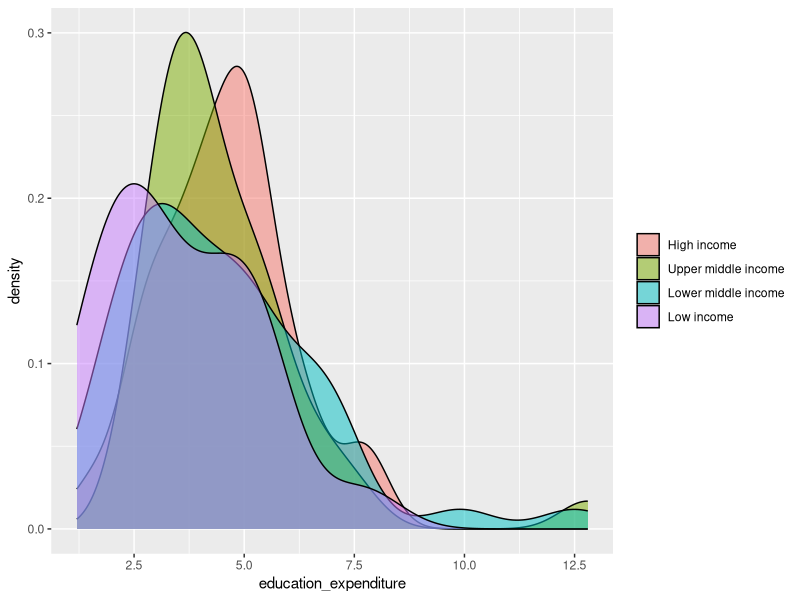
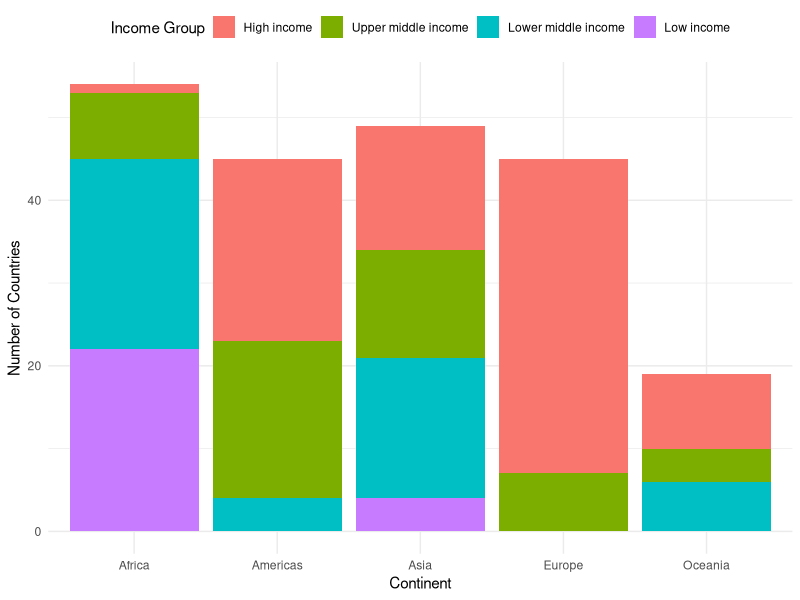
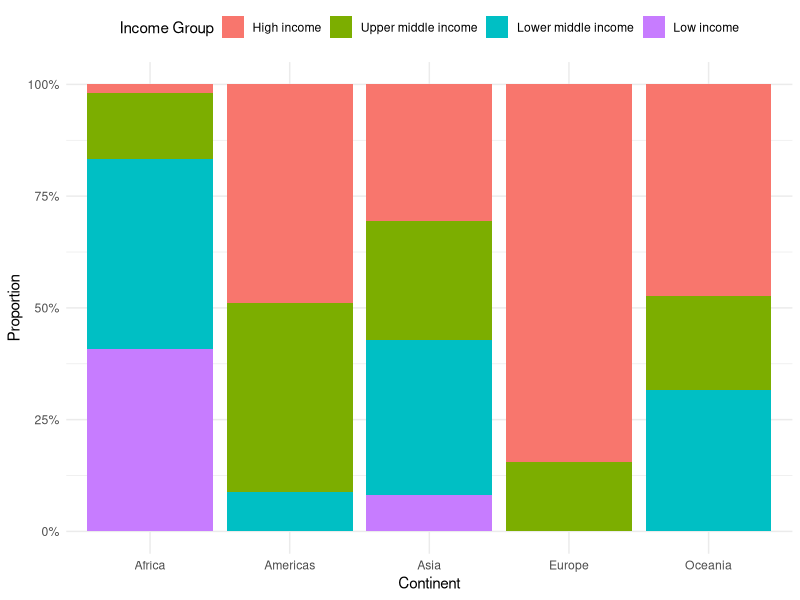
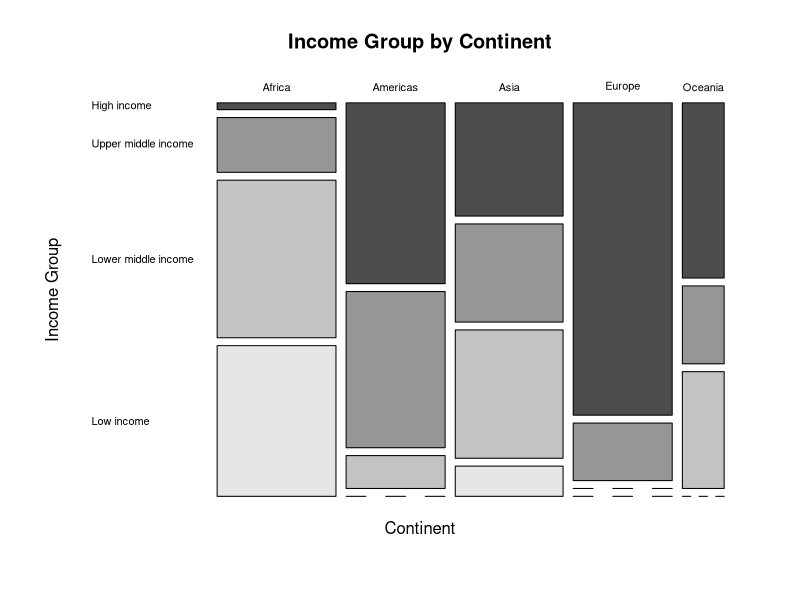
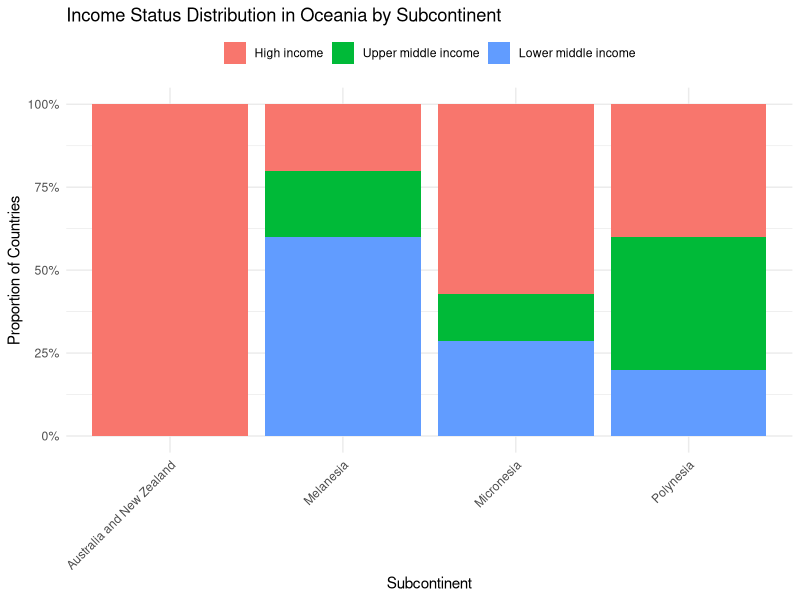
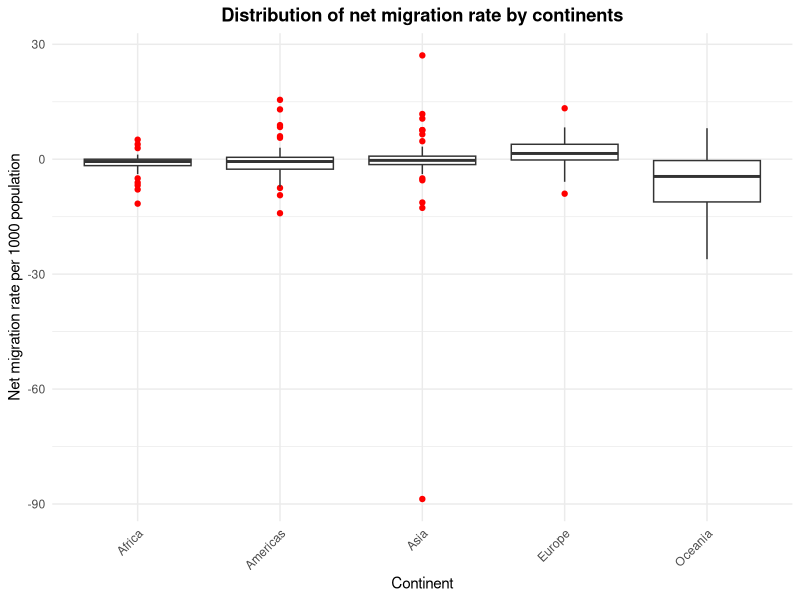
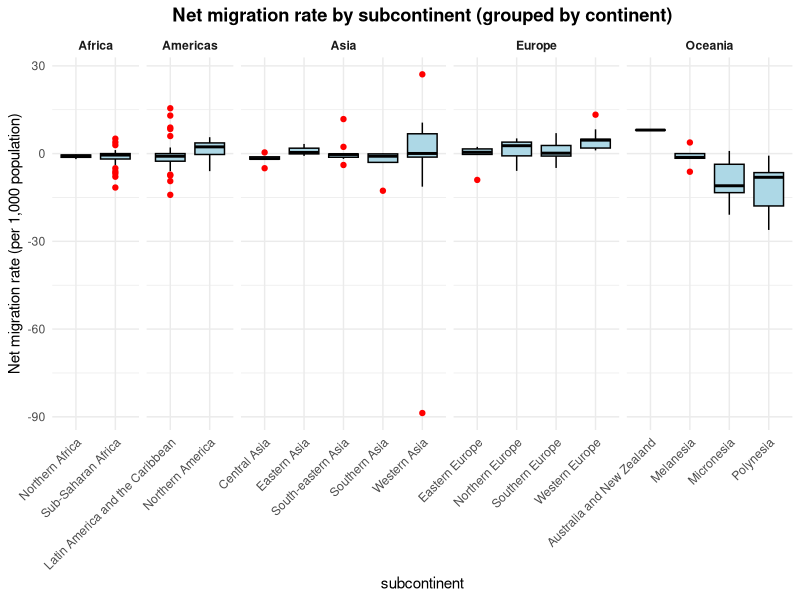
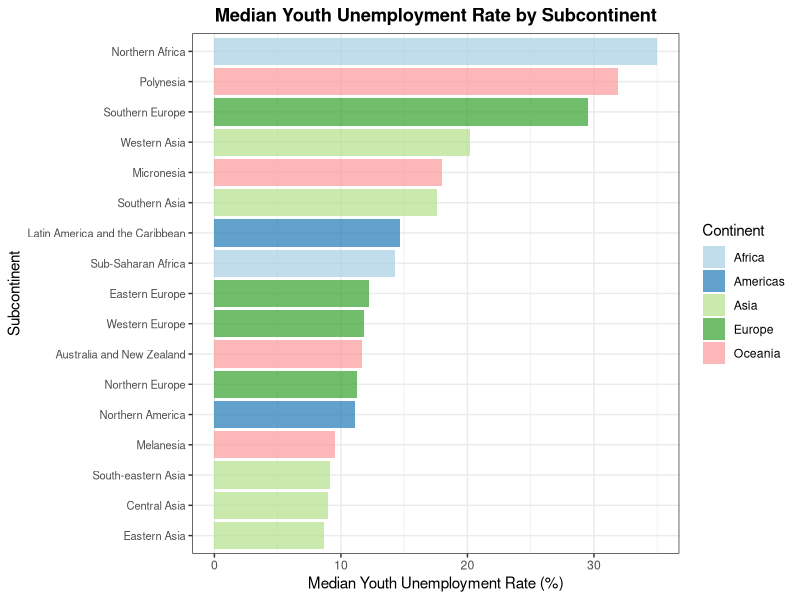

These figures' R source, in order:
## ---- chunk 1
knitr::opts_chunk$set(echo = FALSE)
## ---- chunk 2
library(ggplot2)
library(dplyr)
library(forcats)
## ---- chunk 3
data_case_study2 <- read.csv("world_data_2020_tidy.csv", header = TRUE, sep = ";")
head(data_case_study2)
nrow(data_case_study2)
data_case_study2 <- data_case_study2[data_case_study2$income_group != ".", ]
nrow(data_case_study2)
## ---- chunk 4
# transforming variables to numeric values
data_case_study2$education_expenditure <- as.numeric(gsub(",", ".", data_case_study2$education_expenditure))
data_case_study2$net_migration_rate <- as.numeric(gsub(",", ".", data_case_study2$net_migration_rate))
data_case_study2$youth_unempl_rate <- as.numeric(gsub(",", ".", data_case_study2$youth_unempl_rate))
nrow(data_case_study2)

# ordering income groups like in task
data_case_study2$income_group <- factor(
  data_case_study2[["income_group"]],
  levels = c("High income", "Upper middle income", "Lower middle income", "Low income")
)

# density plot
ggplot(data_case_study2, aes(x = education_expenditure, fill = income_group)) +
  geom_density(color = "black", alpha = 0.5) +
  scale_fill_discrete(name = NULL) 
  labs(x = "Education expenditure in % of GDP") +
  theme(
    legend.position = "top",
    legend.justification = "center",
    legend.title = element_blank()
  )
## ---- chunk 5
# stacked barplot with absolute frequencies with removed title of legend
ggplot(data_case_study2, aes(x = continent.x, fill = income_group)) +
  geom_bar(position = "stack") +
  labs(x = "Continent", y = "Number of Countries", fill = "Income Group") +
  theme_minimal() +
  theme(legend.position = "top")
## ---- chunk 6
# stacked barplot with relative frequencies with removed title of legend
ggplot(data_case_study2, aes(x = continent.x, fill = income_group)) +
  geom_bar(position = "fill") +
  labs(x = "Continent", y = "Proportion", fill = "Income Group") +
  scale_y_continuous(labels = scales::percent) +
  theme_minimal() +
  theme(legend.position = "top")
## ---- chunk 7
# contingency table for mosaic plot
tbl <- table(data_case_study2$continent.x, data_case_study2$income_group)

# mosaic plot
mosaicplot(tbl, main = "Income Group by Continent", xlab = "Continent", ylab = "Income Group", color = TRUE, las = 1)
## ---- chunk 8
# creating oceania  dataset
oceania_data <- data_case_study2 %>% 
  filter(continent.x == "Oceania", !is.na(subcontinent.x), !is.na(income_group))

# ordering incpome group data
oceania_data$income_group <- factor(oceania_data$income_group,
                                    levels = c("High income", "Upper middle income", 
                                               "Lower middle income", "Low income"))

# plotting relative frequencies of income group distribution
ggplot(oceania_data, aes(x = subcontinent.x, fill = income_group)) +
  geom_bar(position = "fill") +
  scale_y_continuous(labels = scales::percent_format()) +
  labs(x = "Subcontinent", 
       y = "Proportion of Countries", 
       fill = "Income Group",
       title = "Income Status Distribution in Oceania by Subcontinent") +
  theme_minimal() +
  theme(legend.position = "top",
        legend.title = element_blank(),
        axis.text.x = element_text(angle = 45, hjust = 1))
## ---- chunk 9
data_box <- data_case_study2 %>%
  filter(!is.na(continent.x), !is.na(net_migration_rate))

# boxplott by continent
ggplot(data_box, aes(x = continent.x, y = net_migration_rate)) +
  geom_boxplot(outlier.color = "red") +
  labs(
    title = "Distribution of net migration rate by continents",
    x = "Continent",
    y = "Net migration rate per 1000 population"
  ) +
  theme_minimal() +
  theme(
    axis.text.x = element_text(angle = 45, hjust = 1),
    plot.title = element_text(face = "bold", hjust = 0.5)
  )

asia_data <- data_box %>% filter(continent.x == "Asia")

# calc iqr ranges
q1 <- quantile(asia_data$net_migration_rate, 0.25, na.rm = TRUE)
q3 <- quantile(asia_data$net_migration_rate, 0.75, na.rm = TRUE)
iqr <- q3 - q1

lower_bound <- q1 - 1.5 * iqr
upper_bound <- q3 + 1.5 * iqr

# investigate outliers
asia_outliers <- asia_data %>%
  filter(net_migration_rate < lower_bound | net_migration_rate > upper_bound)

# biggest positive and negative outlier
asia_outliers %>%
  arrange(net_migration_rate) %>%
  select(country.x, net_migration_rate) %>%
  slice(c(1, n()))
## ---- chunk 10
migration_data <- data_case_study2 %>%
  filter(!is.na(continent.x), !is.na(subcontinent.x), !is.na(net_migration_rate))

# boxplott by subcontinent
ggplot(migration_data, aes(x = subcontinent.x, y = net_migration_rate)) +
  geom_boxplot(fill = "lightblue", color = "black", outlier.color = "red") +
  facet_grid(. ~ continent.x, scales = "free_x", space = "free_x") +
  labs(
    title = "Net migration rate by subcontinent (grouped by continent)",
    x = "subcontinent",
    y = "Net migration rate (per 1,000 population)"
  ) +
  theme_minimal() +
  theme(
    axis.text.x = element_text(angle = 45, hjust = 1),
    strip.text.x = element_text(face = "bold"),
    plot.title = element_text(face = "bold", hjust = 0.5)
  )
## ---- chunk 11
# Calculate median youth unemployment rate per subcontinent
median_unemployment_subcontinent <- data_case_study2 %>%
  filter(!is.na(subcontinent.x) & !is.na(youth_unempl_rate) & !is.na(continent.x)) %>%
  group_by(continent.x, subcontinent.x) %>%
  summarise(median_youth_unemployment = median(youth_unempl_rate, na.rm = TRUE), .groups = 'drop')

# Create the bar plot
ggplot(median_unemployment_subcontinent, aes(x = median_youth_unemployment, y = fct_reorder(subcontinent.x, median_youth_unemployment))) +
  geom_bar(aes(fill = continent.x), stat = "identity", alpha = 0.7) +
  scale_fill_brewer(palette = "Paired") + # Another example of a colorblind-friendly palette
  labs(
    title = "Median Youth Unemployment Rate by Subcontinent",
    x = "Median Youth Unemployment Rate (%)",
    y = "Subcontinent",
    fill = "Continent"
  ) +
  theme_bw() +
  theme(
    plot.title = element_text(face = "bold", hjust = 0.5),
    axis.text.y = element_text(size = 8) # Adjust y-axis text size if needed
  )
## ---- chunk 12
# Calculate median youth unemployment rate per subcontinent
median_unemployment_subcontinent <- data_case_study2 %>%
  filter(!is.na(subcontinent.x) & !is.na(youth_unempl_rate) & !is.na(continent.x)) %>%
  group_by(continent.x, subcontinent.x) %>%
  summarise(median_youth_unemployment = median(youth_unempl_rate, na.rm = TRUE), .groups = 'drop')

# Create the bar plot
ggplot(median_unemployment_subcontinent, aes(x = median_youth_unemployment, y = fct_reorder(subcontinent.x, median_youth_unemployment))) +
  geom_bar(aes(fill = continent.x), stat = "identity", alpha = 0.7) +
  scale_fill_brewer(palette = "Paired") + # Another example of a colorblind-friendly palette
  labs(
    title = "Median Youth Unemployment Rate by Subcontinent",
    x = "Median Youth Unemployment Rate (%)",
    y = "Subcontinent",
    fill = "Continent"
  ) +
  theme_bw() +
  theme(
    plot.title = element_text(face = "bold", hjust = 0.5),
    axis.text.y = element_text(size = 8) # Adjust y-axis text size if needed
  )
## ---- chunk 13
# Calculate median, 25th and 75th quantiles for youth unemployment rate per subcontinent
quantile_unemployment_subcontinent <- data_case_study2 %>%
  filter(!is.na(subcontinent.x) & !is.na(youth_unempl_rate) & !is.na(continent.x)) %>%
  group_by(continent.x, subcontinent.x) %>%
  summarise(
    median_youth_unemployment = median(youth_unempl_rate, na.rm = TRUE),
    q25_youth_unemployment = quantile(youth_unempl_rate, 0.25, na.rm = TRUE),
    q75_youth_unemployment = quantile(youth_unempl_rate, 0.75, na.rm = TRUE),
    .groups = 'drop'
  )

# Create the bar plot with error bars
ggplot(quantile_unemployment_subcontinent, aes(x = median_youth_unemployment, y = fct_reorder(subcontinent.x, median_youth_unemployment))) +
  geom_bar(aes(fill = continent.x), stat = "identity", alpha = 0.7) +
  geom_errorbar(aes(xmin = q25_youth_unemployment, xmax = q75_youth_unemployment), width = 0.2, color = "gray40") + # Added color for error bars
  scale_fill_brewer(palette = "Paired") +
  labs(
    title = "Median Youth Unemployment Rate by Subcontinent with IQR Error Bars",
    x = "Median Youth Unemployment Rate (%) (IQR Error Bars)",
    y = "Subcontinent",
    fill = "Continent"
  ) +
  theme_bw() +
  theme(
    plot.title = element_text(face = "bold", hjust = 0.5),
    axis.text.y = element_text(size = 8)
  )

## ---- chunk 14
# Create the scatter plot
ggplot(data_case_study2, aes(x = education_expenditure, y = net_migration_rate)) +
  geom_point(aes(color = income_group), alpha = 0.7) + # Added alpha for better visibility of overlapping points
  geom_smooth(aes(color = income_group, fill = income_group), method = "lm", se = TRUE, alpha = 0.1) + # Added fill for SE ribbon and alpha
  scale_color_brewer(palette = "Dark2", name = "Income Status") + # Consistent naming for legend
  scale_fill_brewer(palette = "Dark2", name = "Income Status") +  # Consistent naming for legend
  labs(
    title = "Education Expenditure vs. Net Migration Rate by Income Status",
    x = "Education Expenditure (% of GDP)",
    y = "Net Migration Rate (per 1,000 population)"
  ) +
  theme_minimal() +
  theme(
    plot.title = element_text(face = "bold", hjust = 0.5),
    legend.position = "top"
  )
## ---- chunk 15
# Create the scatter plot for youth unemployment and net migration
ggplot(data_case_study2, aes(x = youth_unempl_rate, y = net_migration_rate)) +
  geom_point(aes(color = income_group), alpha = 0.7) +
  geom_smooth(aes(color = income_group, fill = income_group), method = "lm", se = TRUE, alpha = 0.1) +
  scale_color_brewer(palette = "Dark2", name = "Income Status") +
  scale_fill_brewer(palette = "Dark2", name = "Income Status") +
  labs(
    title = "Youth Unemployment vs. Net Migration Rate by Income Status",
    x = "Youth Unemployment Rate (%)",
    y = "Net Migration Rate (per 1,000 population)"
  ) +
  theme_minimal() +
  theme(
    plot.title = element_text(face = "bold", hjust = 0.5),
    legend.position = "top"
  )
